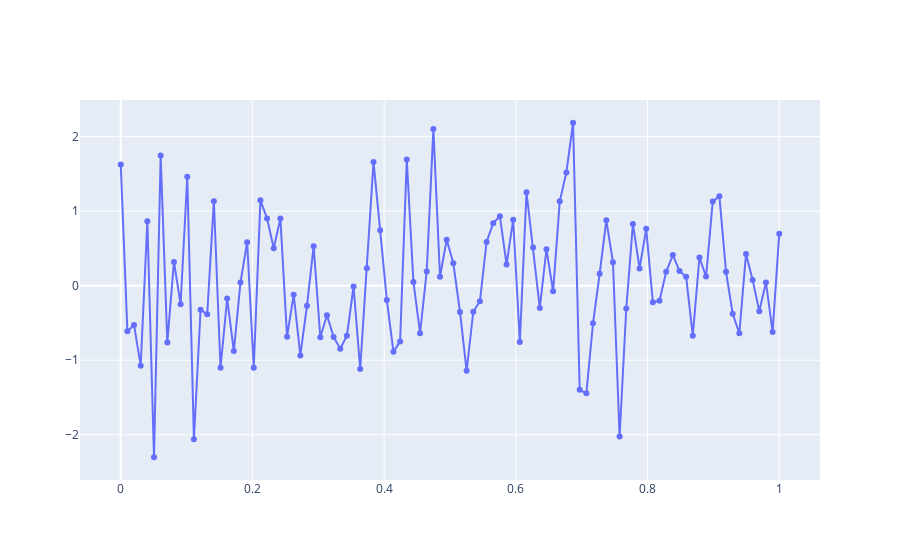

This figure's notebook cell:
### Code cell
'''
@Author: Santanu Mohapatra
@Date:21/06/2021
@Last Modified by: Santanu Mohapatra
@Last Modified Time: 18:30 PM
@Title: Python program to draw a line and scatter plot for random 100 x and y coordinates.
'''

import plotly.graph_objects as go
import numpy as np

np.random.seed(1)

N = 100
random_x = np.linspace(0, 1, N)
random_y = np.random.randn(N)

fig = go.Figure()

fig.add_trace(go.Scatter(x=random_x, y=random_y,
                    mode='lines+markers',
                    name='lines+markers'))

fig.show()
